Frame 1 (no input): blank canvas, image omitted
Frame 60 (the mouse pressed at the canvas centre just before this capture): blank canvas, image omitted
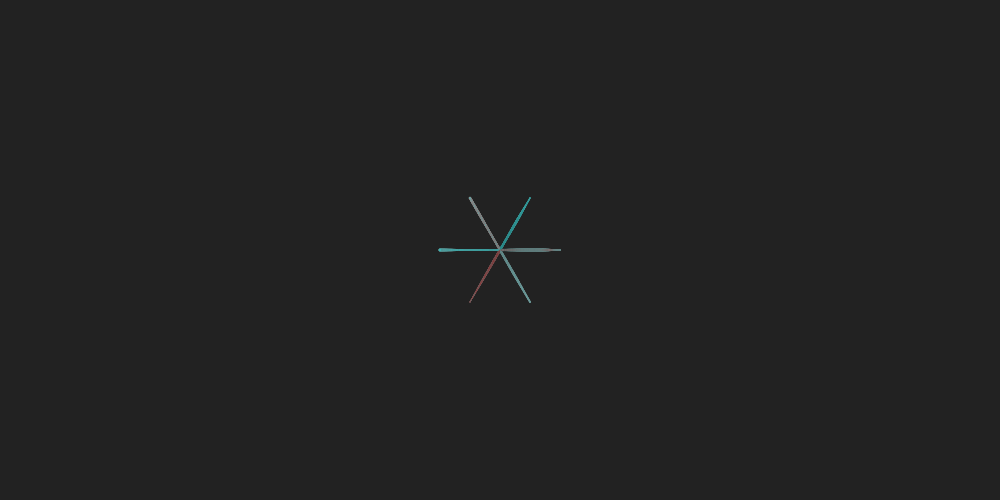
Frame 120 (the mouse held since frame 60 and released just before this capture)

The Processing sketch whose frames 1 and 60 were blank and that drew this single picture after the mouse press (run headless with seeded random() and noise(); from frame 60 on, the mouse is pressed at the canvas centre):

// Processing sketch: dm_11
// ── dm_11.pde
//Drawing-machine #11///Alejandro González///60rpm.tv///Dominio Púbico///
/////////////////////////////////////////////////////////////////////////
//A drawing machine + semi-estochastic motion && not based in noise//////
/////////////////////////////////////////////////////////////////////////
//Just allow certain angles to the random movement of particles//////////
/////////////////////////////////////////////////////////////////////////
 
int
N=60,                       //initial number of particles in each bunch
CR=360,                      //range of allowed angles and colors
iso=60;                      //angles allowed will be multiples of this;                      
float
ONE_D=TWO_PI/CR;             //one degree     
float[]
sins,cosins;                 //sins and cosins of allowed angles
color
BG_COL=#222222;
boolean
zzz;                         //sleeping boolean

int time = 0;
 
ArrayList<Bunch> bunches;   //list of bunches of pencils
 
 
void setup(){
  //general settings
  size(1000,500);
  smooth();
  cursor(CROSS);
  colorMode(HSB,CR);
  noStroke();
  background(BG_COL);
  noiseDetail(1);
  sins   = new float[CR];     
  cosins = new float[CR];
  bunches= new ArrayList<Bunch>();
  for(int i=0;i<CR;i++){
    sins[i]  =sin(i*ONE_D);
    cosins[i]=cos(i*ONE_D);
  } 
}
 
void draw(){
  if(!zzz){
    if(time > 5){
    fill(0,0,0,5);
    rect(0,0,width,height);
    time = 0;}
    time++;
    for (int i=0;i<bunches.size();i++){
      Bunch currentBunch=bunches.get(i);
      if(currentBunch.isFullofJoy()){ 
        currentBunch.update();
        currentBunch.display();
      }else{
        bunches.remove(currentBunch);
      }
    }
  }
}
 
void mousePressed(){
    bunches.add(new Bunch(mouseX,mouseY,N));
}
 
void keyPressed(){
  int    kn=key-48;
  if     (key=='s') setup();
  else if(key=='z') zzz=!zzz;
  else if(kn>=1 && kn<=6) iso=kn*15;
} 
// ── Bunch.pde
//G class//A simple class for packing together all that fancy particles/////////////////////
 
class Bunch {
 ArrayList<Pencil> bunch;
 boolean joy=true;
   
  Bunch (int x,int y,int n){
    bunch= new ArrayList<Pencil>();
    for (int i=0;i<n;i++){
      bunch.add(new Pencil(x,y));
    }
  }
   
  void update(){
    for (Pencil currentPencil:bunch){
      currentPencil.update();
    }
  }
   
  void display(){
    for (int i=0;i<bunch.size();i++){
      Pencil currentPencil=bunch.get(i);
      if (currentPencil.isAlive()) {
        currentPencil.display();
      }else{
        bunch.remove(currentPencil);
      }
    }
    if (bunch.size()<=0) joy=false; 
  }
 
  boolean isFullofJoy(){
    return joy;
  }
}
// ── Pencil.pde
//Pencil class////////////////////////////////////////////////////
 
class Pencil {
  PVector
  p,s;            //position and speed
  int
  hu,sa,br,al,    //hue,saturation,brightness,alpha
  lT,lS,lR,       //total life, life going straight, life rotating
  c,              //counter
  am,             //amplitude
  sp,             //spin (sense of rotation)
  D=5;            //diameter range
  float
  sF,             //speed factor
  f=.03;          //noise factor (size of dripping)
  boolean
  alive=true,    
  rotating;
   
  void reset(){
    rotating=true;
    lS=int(random(1,4))*iso;               //'iso' here is quite arbitrary, although I believe to repeat values gives some invisible order to compositions
    lR=int(random(1,3))*iso;               //most important here is '*iso', cause this determines the angles will be allowed ones
    am=int(random(1,7));                   //am(plitude) will determine the amplitude of the rotations, multiplying the (c)ounter
    sp=random(1)<.5?-1:1;                  //sp(in) determines the sense of rotation setting the counter (c) to positive or negative
  }
   
  Pencil(int x,int y){
    p =new PVector(x,y);
    lT=floor(random(50,1000));
    c =floor(random(1,CR/iso+1))*iso%CR;   //reset counter to an allowed random angle  
    s =new PVector(cosins[c],sins[c]);
    sF=random(1,2);
    hu=random(1)<.5? 0:180;
    sa=floor(random(CR/2,CR));
    br=floor(random(CR/2,CR));
    al=CR*3/4;
    reset(); /*but*/ rotating=false;
  }
  
  void update(){
     if (!rotating){                       //if going straight
       p.add(s);                           //just add the speed
       if(--lS<=0) reset();
     }else{                                //if rotating
       c=(c+sp*am)%CR;                     //add the c(ounter) some amplitude and avoid maximum (CR) cause it throws an exception
       if(c<0) c+=CR;                      //avoid negative values
       s=new PVector(cosins[c],sins[c]);
       s.mult(sF);
       p.add(s);
       if(--lR<=0) rotating=false;
     }
     if(--lT<=0) alive=false;
  }
   
  void display(){
    fill(hu,sa,br,al);
    float d=D*(noise(p.x*f,p.y*f)+.15);
    ellipse(p.x,p.y,d,d);
  }
 
  boolean isAlive(){
    return alive;
  }
  
} 
